Frame 1 (no input): blank canvas, image omitted
Frame 60 (the mouse pressed at the canvas centre just before this capture): blank canvas, image omitted
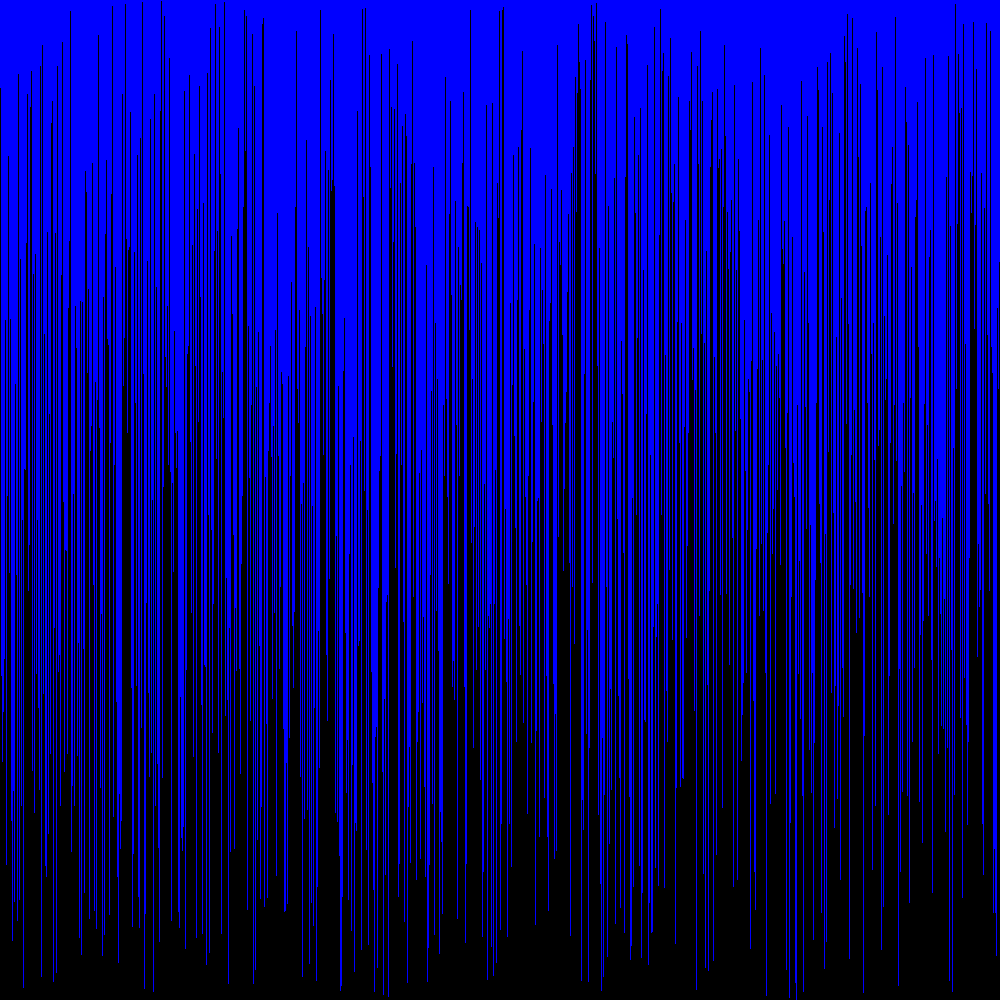
Frame 120 (the mouse held since frame 60 and released just before this capture)

The Processing sketch whose frames 1 and 60 were blank and that drew this single picture after the mouse press (run headless with seeded random() and noise(); from frame 60 on, the mouse is pressed at the canvas centre):

// Processing sketch: sketch__03_VisualArraySorterCode
// ── sketch__03_VisualArraySorterCode.pde
/* Paste the code into a new Processing sketch and complete the steps. */

//1. create an array of ints. don't initialize it yet.
int[] num;
void setup() {
  //2. set the size of your window
  size(1000, 1000);
  //  if you are using Processing 3, you cannot use variables
  //  because the developers don't know how programming is supposed to work.

  //3. initialize your array with the built in width variable
  num = new int[1000];
  //4. initialize the ints in the array with random numbers
  //   from 0 to the built in height variable


  //5. call the noStroke() method
noStroke();
}

void draw() {
  //6. set the background color with background(r, g, b);
background(0, 0, 255);
  //7. set the color for your graph
fill(0, 0, 0);
  //8. draw a rectangle for each int in your array.
  for(int o = 0; o < 1000; o++){
  //   the x value will be the current index in the array
  int x = o;
  //   the y value will the height variable
  int y = height;
  //   the width is 1 (one)
  int w = 1;
  //   the height is negative the value of the element at the current index
  //   of the array
  int h = -num[o];
  rect(x, y, w, h);
  }

  //9. call the stepSort method
stepSort(num);
  //10. extract the code that randomizes the array into a method.

  //11. call the method you made in step 10 when the mouse is pressed
if(mousePressed == true){
randy();
}
}

void stepSort(int[] arr) {
  for (int i = 1; i < arr.length; i++) {
    if (arr[i - 1] > arr[i]) {
      int t = arr[i];
      arr[i] = arr[i - 1];
      arr[i - 1] = t;
    }
  }
}
void randy(){
for(int i = 0; i < 1000; i++){
  num[i] = (int)random(1000);
}
}
